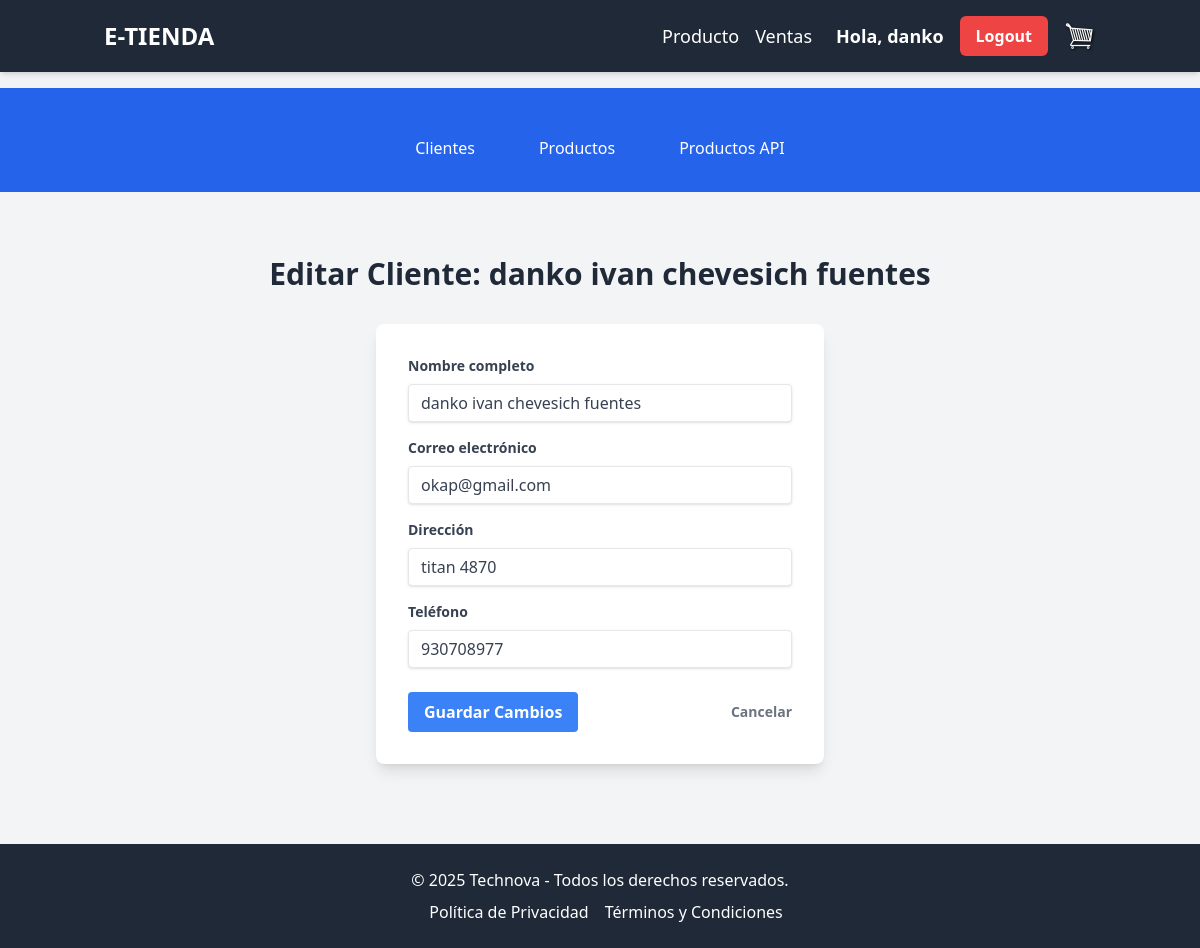
The app's page /store/cliente/6/update (signed in) with its own data.
### store/models.py (models this page shows, shortened)
class Cliente(models.Model):
    user = models.OneToOneField(User, on_delete=models.CASCADE)
    full_name = models.CharField(max_length=200, verbose_name="Nombre Completo")
    email = models.EmailField(verbose_name="Correo Electrónico")
    address = models.CharField(max_length=255, blank=True, null=True, verbose_name="Dirección")
    dob = models.DateField(blank=True, null=True, verbose_name="Fecha de Nacimiento") # 'dob' significa Date Of Birth
    phone = models.CharField(max_length=20, blank=True, null=True, verbose_name="Teléfono")
    fecha_registro = models.DateTimeField(auto_now_add=True, verbose_name="Fecha de Registro")

### store/views.py (the view)
# urls.py: path('cliente/<int:pk>/update', views.clienteUpdateView,name='editar_cliente'),#editar clientes
def clienteUpdateView(request, pk):
    cliente_obj = get_object_or_404(Cliente, id=pk)
    if request.method == 'POST':
        full_name = request.POST.get('full_name')
        email = request.POST.get('email')
        address = request.POST.get('address')
        dob_str = request.POST.get('dob')
        phone = request.POST.get('phone')
        dob_object = None
        if dob_str:
            try:
                dob_object = datetime.strptime(dob_str, '%Y-%m-%d').date()
            except ValueError:
                pass
        cliente_obj.full_name = full_name
        cliente_obj.email = email
        cliente_obj.address = address
        cliente_obj.dob = dob_object
        cliente_obj.phone = phone
        cliente_obj.save()
        return redirect('clientes')
    else:
        context = {
            'cliente': cliente_obj
        }
        return render(request, 'store/editar_cliente.html', context)

### store/templates/store/editar_cliente.html (shortened to what this page needs)
{% extends 'store/main.html' %}
{% load static %}
{% block content %}
<section class="py-8">
  <div class="container mx-auto px-4">
    <h2 class="text-3xl font-bold text-center text-gray-800 mb-8">Editar Cliente: {{ cliente.full_name }}</h2>
    <div class="max-w-md mx-auto bg-white p-8 rounded-lg shadow-lg">
      <form method="post">
        <div class="mb-4">
          <label for="fullName" class="block text-gray-700 text-sm font-bold mb-2">Nombre completo</label>
          <input
            type="text"
            class="shadow appearance-none border rounded w-full py-2 px-3 text-gray-700 leading-tight focus:outline-none focus:shadow-outline focus:border-blue-500"
            id="fullName"
            name="full_name"
            value="{{ cliente.full_name }}"
            required
          />
        </div>
        <div class="mb-4">
          <label for="email" class="block text-gray-700 text-sm font-bold mb-2">Correo electrónico</label>
          <input
            type="email"
            class="shadow appearance-none border rounded w-full py-2 px-3 text-gray-700 leading-tight focus:outline-none focus:shadow-outline focus:border-blue-500"
            id="email"
            name="email"
            value="{{ cliente.email }}"
            required
          />
        </div>
        <div class="mb-4">
          <label for="address" class="block text-gray-700 text-sm font-bold mb-2">Dirección</label>
          <input
            type="text"
            class="shadow appearance-none border rounded w-full py-2 px-3 text-gray-700 leading-tight focus:outline-none focus:shadow-outline focus:border-blue-500"
            id="address"
            name="address"
            value="{{ cliente.address }}"
            required
          />
        </div>
        <div class="mb-6">
          <label for="phone" class="block text-gray-700 text-sm font-bold mb-2">Teléfono</label>
          <input
            type="tel"
            class="shadow appearance-none border rounded w-full py-2 px-3 text-gray-700 leading-tight focus:outline-none focus:shadow-outline focus:border-blue-500"
            id="phone"
            name="phone"
            value="{{ cliente.phone }}"
            required
          />
        </div>
        <div class="flex items-center justify-between">
            <button type="submit" class="bg-blue-500 hover:bg-blue-700 text-white font-bold py-2 px-4 rounded focus:outline-none focus:shadow-outline transition duration-300">
                Guardar Cambios
            </button>
            <a href="{% url 'clientes' %}" class="inline-block align-baseline font-bold text-sm text-gray-500 hover:text-gray-800">
                Cancelar
            </a>
        </div>
      </form>
    </div>
  </div>
</section>
{% endblock %}

### store/templates/store/main.html (shortened to what this page needs)
{% load static %}
<!DOCTYPE html>
<html lang="es" class="h-full">
  <head>
    <script src="https://cdn.tailwindcss.com"></script>
  </head>
  <body class="flex flex-col min-h-screen bg-gray-100 text-gray-800 font-sans antialiased">
    <nav class="bg-gray-800 text-white shadow-md py-4">
      <div class="container mx-auto flex items-center justify-between px-4">
        <a class="text-2xl font-bold hover:text-gray-300 transition duration-300" href="{% url 'store' %}">E-TIENDA</a>
        <div class="flex items-center space-x-6">
          <ul class="flex space-x-4">
            <li>
              <a class="hover:text-gray-300 text-lg transition duration-300" href="{% url 'store' %}">Producto</a>
            </li>
            <li>
              <a class="hover:text-gray-300 text-lg transition duration-300" href="{% url 'cart' %}">Ventas</a>
            </li>
          </ul>
          <div class="flex items-center space-x-4 ml-6">
              {% if user.is_authenticated %}
                  <span class="text-white text-lg font-semibold hidden md:block">Hola, {{ user.username }}</span>
    <form action="{% url 'logout' %}" method="post" class="inline">
        <button type="submit" class="bg-red-500 hover:bg-red-600 text-white font-semibold py-2 px-4 rounded-md transition duration-300">
            Logout
        </button>
    </form>
              {% else %}
                  <a href="{% url 'login' %}" class="bg-blue-500 hover:bg-blue-600 text-white font-semibold py-2 px-4 rounded-md transition duration-300">
                      Login
                  </a>
              {% endif %}
              <a href="{% url 'cart' %}" class="relative">
                  <img id="cart-icon" src="{% static 'images/cart.png' %}" class="w-8 h-8" alt="Carrito de compras" />
              </a>
          </div>
        </div>
      </div>
    </nav>
    <div class="bg-blue-600 py-3 mt-4">
      <div class="bg-blue-600 py-3 mt-4">
  <div class="container mx-auto px-4">
    <ul class="flex justify-center space-x-8 text-white font-medium">
      {% if user.is_authenticated %}
        <li>
          <button
            class="py-2 px-4 rounded-md hover:bg-blue-700 transition duration-300"
            onclick="window.location.href='{% url 'clientes' %}'"
          >
            Clientes
          </button>
        </li>
      {% endif %}
      <li>
        <button
            class="py-2 px-4 rounded-md hover:bg-blue-700 transition duration-300"
            onclick="window.location.href='{% url 'store' %}'"
          >
            Productos
          </button>
      </li>
      <li>
        <button
          class="py-2 px-4 rounded-md hover:bg-blue-700 transition duration-300"
          onclick="window.location.href='{% url 'fake_products' %}'"
        >
          Productos API
        </button>
      </li>
    </ul>
  </div>
</div>
    </div>
    <main class="flex-grow container mx-auto mt-8 px-4">
      {% block content %}{% endblock %}
    </main>
    <footer class="bg-gray-800 text-white text-center py-6 mt-12">
      <p class="mb-2">&copy; 2025 Technova - Todos los derechos reservados.</p>
      <p>
        <a href="#" class="text-white hover:text-gray-400 mx-3">Política de Privacidad</a>
        <a href="#" class="text-white hover:text-gray-400">Términos y Condiciones</a>
      </p>
    </footer>
  </body>
</html>

### records on screen
Cliente: full_name "danko ivan chevesich fuentes", email "okap@gmail.com", address "titan 4870", phone "930708977"

### other values on screen
{{ user.username }} "danko"
